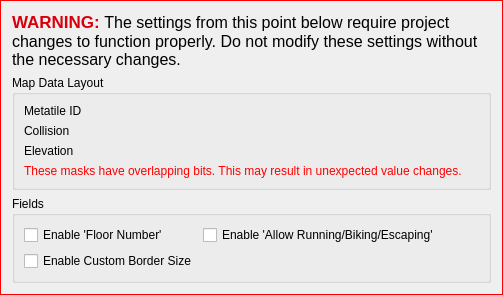
             <widget class="QFrame" name="frame_WarningMapsTab">
              <property name="styleSheet">
               <string notr="true">.QFrame { border: 1px solid red; }</string>
              </property>
              <property name="frameShape">
               <enum>QFrame::StyledPanel</enum>
              </property>
              <property name="frameShadow">
               <enum>QFrame::Raised</enum>
              </property>
              <layout class="QVBoxLayout" name="verticalLayout_18">
               <item>
                <widget class="QLabel" name="label_Warning_2">
                 <property name="font">
                  <font>
                   <pointsize>12</pointsize>
                   <weight>75</weight>
                   <bold>true</bold>
                  </font>
                 </property>
                 <property name="text">
                  <string>&lt;html&gt;&lt;head/&gt;&lt;body&gt;&lt;p&gt;&lt;span style=&quot; font-size:13pt; color:#d7000c;&quot;&gt;WARNING:  &lt;/span&gt;&lt;span style=&quot; font-weight:400;&quot;&gt;The settings from this point below require project changes to function properly. Do not modify these settings without the necessary changes. &lt;/span&gt;&lt;/p&gt;&lt;/body&gt;&lt;/html&gt;</string>
                 </property>
                 <property name="wordWrap">
                  <bool>true</bool>
                 </property>
                </widget>
               </item>
               <item>
                <widget class="QGroupBox" name="groupBox_MapDataLayout">
                 <property name="title">
                  <string>Map Data Layout</string>
                 </property>
                 <layout class="QFormLayout" name="formLayout">
                  <item row="0" column="0">
                   <widget class="QLabel" name="label_MetatileIdMask">
                    <property name="text">
                     <string>Metatile ID</string>
                    </property>
                   </widget>
                  </item>
                  <item row="0" column="1">
                   <widget class="UIntHexSpinBox" name="spinBox_MetatileIdMask" native="true">
                    <property name="toolTip">
                     <string>The mask used to read/write metatile IDs in map data.</string>
                    </property>
                   </widget>
                  </item>
                  <item row="1" column="0">
                   <widget class="QLabel" name="label_CollisionMask">
                    <property name="text">
                     <string>Collision</string>
                    </property>
                   </widget>
                  </item>
                  <item row="1" column="1">
                   <widget class="UIntHexSpinBox" name="spinBox_CollisionMask" native="true">
                    <property name="toolTip">
                     <string>The mask used to read/write collision values in map data.</string>
                    </property>
                   </widget>
                  </item>
                  <item row="2" column="0">
                   <widget class="QLabel" name="label_ElevationMask">
                    <property name="text">
                     <string>Elevation</string>
                    </property>
                   </widget>
                  </item>
                  <item row="2" column="1">
                   <widget class="UIntHexSpinBox" name="spinBox_ElevationMask" native="true">
                    <property name="toolTip">
                     <string>The mask used to read/write elevation values in map data.</string>
                    </property>
                   </widget>
                  </item>
                  <item row="3" column="0" colspan="2">
                   <widget class="QLabel" name="label_OverlapWarningBlocks">
                    <property name="styleSheet">
                     <string notr="true">color : red;</string>
                    </property>
                    <property name="text">
                     <string>These masks have overlapping bits. This may result in unexpected value changes.</string>
                    </property>
                    <property name="wordWrap">
                     <bool>true</bool>
                    </property>
                   </widget>
                  </item>
                 </layout>
                </widget>
               </item>
               <item>
                <widget class="QGroupBox" name="groupBox_MapFields">
                 <property name="title">
                  <string>Fields</string>
                 </property>
                 <layout class="QGridLayout" name="gridLayout">
                  <item row="0" column="1">
                   <widget class="QCheckBox" name="checkBox_EnableAllowFlags">
                    <property name="toolTip">
                     <string>Whether &quot;Allow Running&quot;, &quot;Allow Biking&quot; and &quot;Allow Dig &amp; Escape Rope&quot; are default options for Map Headers</string>
                    </property>
                    <property name="text">
                     <string>Enable 'Allow Running/Biking/Escaping'</string>
                    </property>
                   </widget>
                  </item>
                  <item row="0" column="0">
                   <widget class="QCheckBox" name="checkBox_EnableFloorNumber">
                    <property name="toolTip">
                     <string>Whether &quot;Floor Number&quot; is a default option for Map Headers</string>
                    </property>
                    <property name="text">
                     <string>Enable 'Floor Number'</string>
                    </property>
                   </widget>
                  </item>
                  <item row="1" column="0">
                   <widget class="QCheckBox" name="checkBox_EnableCustomBorderSize">
                    <property name="toolTip">
                     <string>Whether the dimensions of the border can be changed. If not set, all borders are 2x2</string>
                    </property>
                    <property name="text">
                     <string>Enable Custom Border Size</string>
                    </property>
                   </widget>
                  </item>
                  <item row="0" column="2">
                   <spacer name="horizontalSpacer_3">
                    <property name="orientation">
                     <enum>Qt::Horizontal</enum>
                    </property>
                    <property name="sizeHint" stdset="0">
                     <size>
                      <width>40</width>
                      <height>20</height>
                     </size>
                    </property>
                   </spacer>
                  </item>
                 </layout>
                </widget>
               </item>
              </layout>
             </widget>
